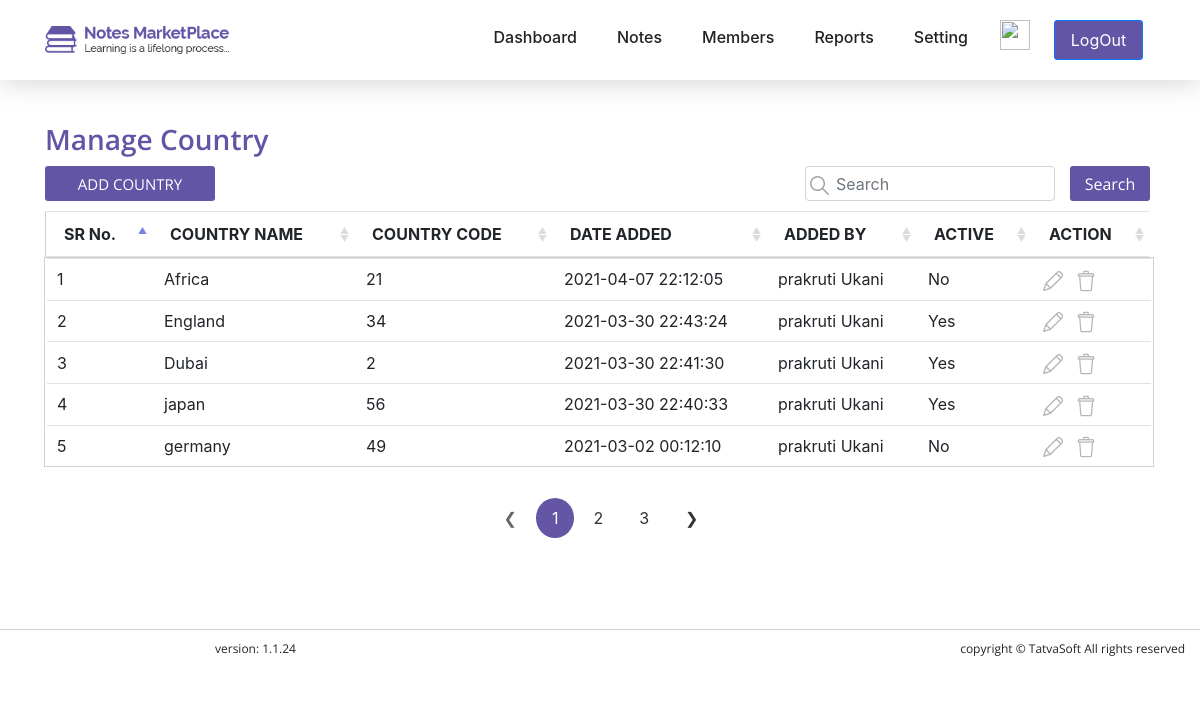
/admin/manage_country.php, run on the app's committed database.
### tables this page shows
CREATE TABLE `country` (
  `id` int(11) NOT NULL,
  `name` varchar(100) NOT NULL,
  `country_code` varchar(100) NOT NULL,
  `created_date` datetime DEFAULT NULL,
  `created_by` int(11) DEFAULT NULL,
  `modified_date` datetime DEFAULT NULL,
  `modified_by` int(11) DEFAULT NULL,
  `isactive` bit(1) NOT NULL
);

CREATE TABLE `user` (
  `id` int(11) NOT NULL,
  `role_id` int(11) NOT NULL,
  `first_name` varchar(50) NOT NULL,
  `last_name` varchar(50) NOT NULL,
  `email` varchar(100) NOT NULL,
  `password` varchar(24) NOT NULL,
  `is_emailverified` bit(1) NOT NULL,
  `created_date` datetime DEFAULT NULL,
  `created_by` int(11) DEFAULT NULL,
  `modified_date` datetime DEFAULT NULL,
  `modified_by` int(11) DEFAULT NULL,
  `isactive` bit(1) NOT NULL
);

### admin/manage_country.php (the view, shortened to what this page needs)
<?php
include "config.php";
if(isset($_POST['search_btn']))
{
    $search_txt=$_POST['search_txt'];
    $query="SELECT c.name,c.country_code,c.created_date,c.isactive,c.id,c.isactive,u.first_name,u.last_name FROM country c LEFT JOIN user u ON c.created_by=u.id WHERE c.name LIKE '%{$search_txt}%' OR c.country_code LIKE '%{$search_txt}%' OR c.created_date LIKE '%{$search_txt}%' OR u.first_name LIKE '%{$search_txt}%' OR u.last_name LIKE '%{$search_txt}%' ORDER BY c.created_date DESC";
    $result=mysqli_query($conn,"$query");
}
else
{
    $query="SELECT c.name,c.country_code,c.created_date,c.isactive,c.id,c.isactive,u.first_name,u.last_name FROM country c LEFT JOIN user u ON c.created_by=u.id ORDER BY created_date DESC";
    $result=mysqli_query($conn,"$query");
}
?>
<!DOCTYPE html>
<html lang="en">
    <head>
        <link rel="stylesheet" href="css/bootstrap/bootstrap.min.css">
        <link rel="stylesheet" href="css/datatables.min.css">
        <link rel="stylesheet" href="css/custom_css/style.css">
        <link rel="stylesheet" href="css/responsive.css">
    </head>
    <body>
        <?php include "header.php"; ?>
        <section id="table-design">
            <div class ="content-box-md">
                <div class="container">
                    <div class="row" style="padding-top: 60px;">
                        <div class="col-md-12">
                            <div class="heading">
                                <h3>Manage Country</h3>
                            </div>
                        </div>
                        <div class="col-md-12">
                            <form class="manage-field" action=" " method="post">
                                <div class="row">
                                    <div class="col-md-6 col-lg-8 col-xl-8">
                                      <button class="add-btn" style="width: 170px;" name="add_country">ADD COUNTRY</button>
                                    </div>
                                    <div class="col-md-4 col-lg-3 col-xl-3">
                                        <div class="form-group  search-icon">
                                            <img src="img/all/search-icon.png">
                                            <input type="text" class="form-control" placeholder="Search" name="search_txt" >
                                        </div>
                                    </div>
                                    <div class="col-md-1 search-btn-1 col-lg-1 col-xl-1">
                                         <button name="search_btn" >Search</button>
                                    </div>
                                </div>
                            </form>
                        </div>
                    </div>
                    <div class="row">
                        <div class="col-md-12">
                            <div class="">
                            <table class="table" id="myDataTable" style="min-width: 1100px !important;">
                                  <thead>
                                    <tr>
                                      <th scope="col">SR No.</th>
                                      <th scope="col">COUNTRY NAME</th>
                                      <th scope="col">COUNTRY CODE</th>
                                      <th scope="col">DATE ADDED</th>
                                      <th scope="col">ADDED BY</th>
                                      <th scope="col">ACTIVE</th>
                                      <th scope="col">ACTION</th>
                                    </tr>
                                  </thead>
                                  <tbody>
                                    <?php
                                    $sr_no=1;
                                      foreach ($result as $row) {
                                        $coun_id=$row['id'];
                                        ?>
                                          <tr>
                                            <td><?php echo $sr_no; ?></td>
                                            <td><?php echo $row['name']; ?></td>
                                            <td><?php echo $row['country_code']; ?></td>
                                            <td><?php echo $row['created_date']; ?></td>
                                            <td>
                                              <?php
                                                echo $row['first_name']." ".$row['last_name'];
                                             ?>
                                            </td>
                                            <td>
                                              <?php
                                              if($row['isactive'])
                                              {
                                                echo "Yes";
                                              }
                                              else
                                              {
                                                echo "No";
                                              }
                                              ?>
                                            </td>
                                            <td>
                                              <a href="add_country.php?coun_id=<?php echo $coun_id; ?>"><img src="img/all/edit.png"></a>&nbsp;&nbsp;
                                              <a data-toggle="modal" data-target="#confirm-deactive" data-counid=<?php echo $coun_id; ?> id="deactive-country"><img src="img/all/delete.png"></a>
                                            </td>
                                          </tr>
                                    <?php
                                    $sr_no++;
                                    }
                                    ?>
                               </tbody>
                            </table>
                          </div>
                        </div>
                    </div>
                </div>
            </div>
        </section>
        <?php include "footer.php"; ?>
    </body>
</html>

### admin/css/custom_css/style.css (style rules this page uses)
html, body { height: 100%; }
.content-box-md { padding: 60px 0; }
.heading h3 { color: #6255a5; font-family: 'Open Sans'; font-size: 34px; line-height: 38px; font-weight: 600; }
.manage-field .search-btn-1 button { margin-right: -40px; }
#table-design button.add-btn { width: 200px; background-color: #6255a5; height: 35px; border-radius: 3px; font-size: 15px; color: #fff; font-family: 'Open Sans'; line-height: 22px; border:transparent; }
#table-design .heading h3 { color: #6255a5; font-size: 28px; }
#table-design table { width: 100%; }
#table-design .search-icon img { position: absolute; left: 0; top: 0; margin-top: 10px; margin-left: 20px; }
#table-design .form-group .form-control { height: 35px; width: 250px; padding-left: 30px; }
#table-design .search-btn-1 button { width: 80px; margin-left: -20px; background-color: #6255a5; height: 35px; border-radius: 3px; font-size: 16px; color: #fff; font-family: 'Open Sans'; line-height: 22px; border:transparent; }

### data on the page
country: name "Africa", country_code "21", created_date "2021-04-07 22:12:05", user.first_name "prakruti", user.last_name "Ukani", isactive "No"
country: name "England", country_code "34", created_date "2021-03-30 22:43:24", user.first_name "prakruti", user.last_name "Ukani", isactive "Yes"
country: name "Dubai", country_code "2", created_date "2021-03-30 22:41:30", user.first_name "prakruti", user.last_name "Ukani", isactive "Yes"
country: name "japan", country_code "56", created_date "2021-03-30 22:40:33", user.first_name "prakruti", user.last_name "Ukani", isactive "Yes"
country: name "germany", country_code "49", created_date "2021-03-02 00:12:10", user.first_name "prakruti", user.last_name "Ukani", isactive "No"
